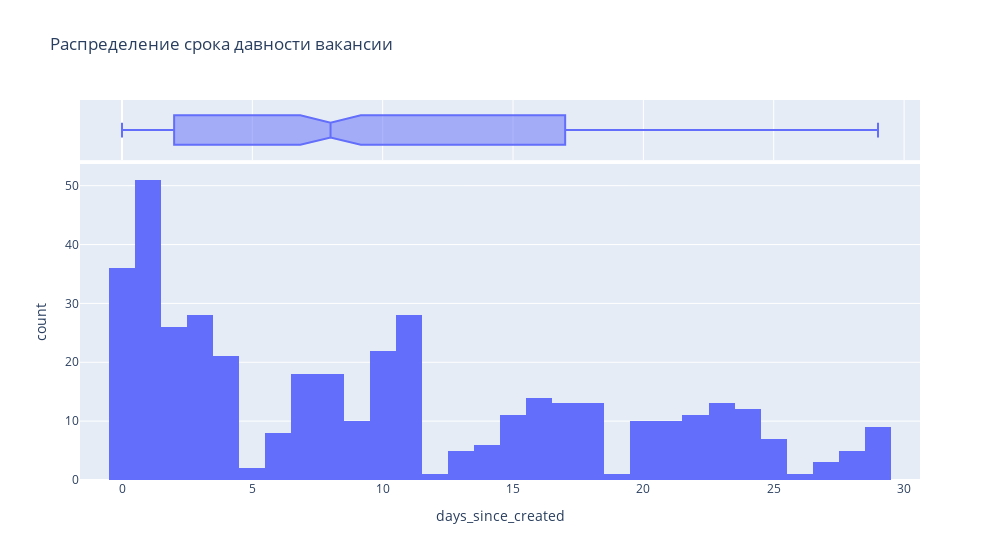

Source (notebook cell):
### Code cell
# построим гистограмму распределения срока давности вакансии
fig = px.histogram(
    data_frame=df,
    x='days_since_created',
    title='Распределение срока давности вакансии',
    marginal='box',
    width=1000,
    nbins=30
)
fig.show()

### Figure 1 — Plotly figure (JSON) as saved in the notebook; plotly's stock layout.template omitted (floating-point values rounded to 4 significant figures; data arrays with more than 128 entries replaced by an {"elided": "..."} marker saying what was removed)
{"data": [{"alignmentgroup": "True", "bingroup": "x", "hovertemplate": "days_since_created=%{x}<br>count=%{y}<extra></extra>", "legendgroup": "", "marker": {"color": "#636efa", "pattern": {"shape": ""}}, "name": "", "nbinsx": 30, "offsetgroup": "", "orientation": "v", "showlegend": false, "type": "histogram", "x": {"elided": "413 int values"}, "xaxis": "x", "yaxis": "y"}, {"alignmentgroup": "True", "hovertemplate": "days_since_created=%{x}<extra></extra>", "legendgroup": "", "marker": {"color": "#636efa"}, "name": "", "notched": true, "offsetgroup": "", "showlegend": false, "type": "box", "x": {"elided": "413 int values"}, "xaxis": "x2", "yaxis": "y2"}], "layout": {"barmode": "relative", "legend": {"tracegroupgap": 0}, "title": {"text": "Распределение срока давности вакансии"}, "width": 1000, "xaxis": {"anchor": "y", "domain": [0, 1], "title": {"text": "days_since_created"}}, "xaxis2": {"anchor": "y2", "domain": [0, 1], "matches": "x", "showgrid": true, "showticklabels": false}, "yaxis": {"anchor": "x", "domain": [0, 0.8316], "title": {"text": "count"}}, "yaxis2": {"anchor": "x2", "domain": [0.8416, 1], "matches": "y2", "showgrid": false, "showline": false, "showticklabels": false, "ticks": ""}}}
